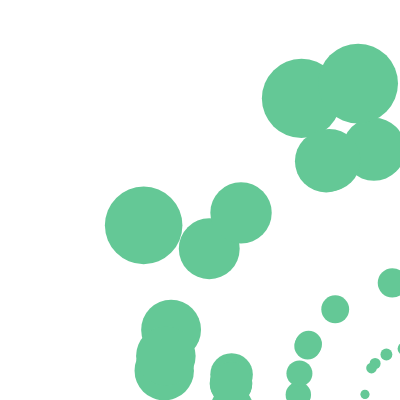
Frame 1 (no input)
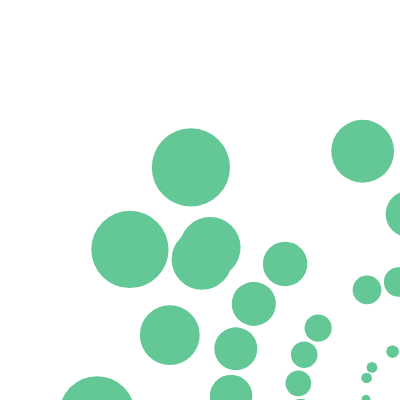
Frame 60 (no input)
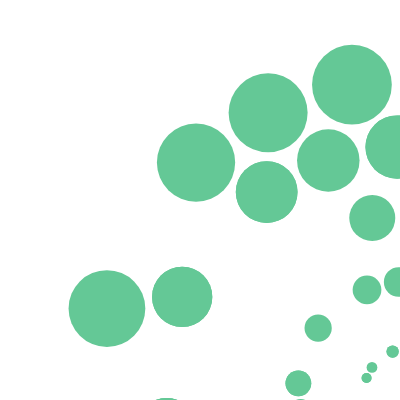
Frame 120 (the mouse pressed at the canvas centre since frame 60)

The p5.js sketch that drew these frames (run headless with seeded random() and noise() and a simulated clock; from frame 60 on, the mouse is pressed at the canvas centre):

// p5.js sketch
// ── sketch.js
function preload() {
  // preload assets
}

const sketchWidth = 400;
const sketchHeight = 400;
const angleDistance = 5;
const maxAngle = 360;
const points = [];
let slider;

function setup() {
  createCanvas(sketchWidth, sketchHeight);
  slider = createSlider(0,10,1,0.25);
  slider.position(0,400);
  slider.size(100);

  for (let p = 0; p < 100; p += 1) {
    points.push({
      angle: random(0, maxAngle)
    });
  }
}

function draw() {
  background(255);
  noStroke();
  fill(100,200,150);


  for (let p = 0; p < points.length; p ++) {
      const angle = points[p].angle;
      const rad = (Math.PI / 270) * (angle * 8);
      const x = angle * cos(rad);
      const y = angle * sin(rad);

      circle(
        x + sketchWidth / slider.value(),
        y + sketchHeight / slider.value(),
        angle / 4);

        points[p].angle += 3;
        if (points[p].angle > maxAngle) {
          points[p].angle = 1;
        }
  }
}
